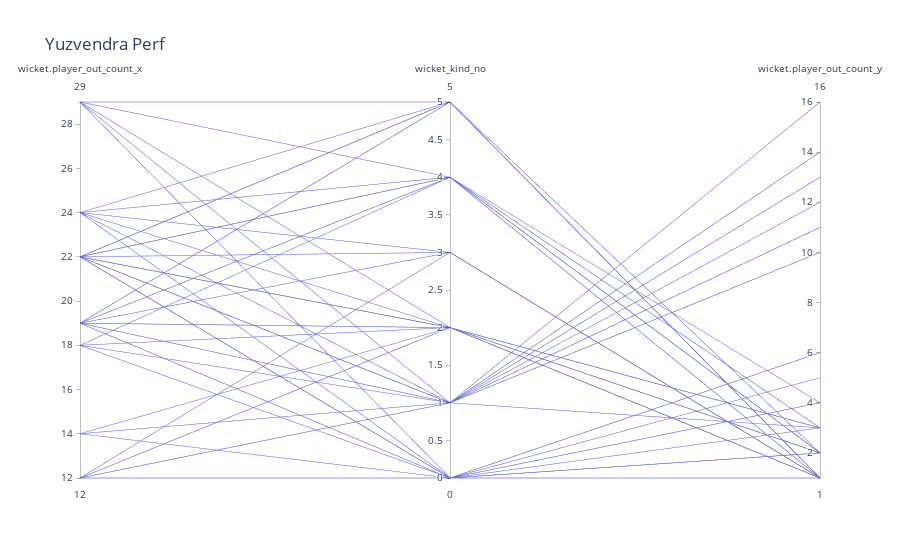

Notebook cell for this chart:
### Code cell
label = {'0':'bowled','1':'caught','2':'stumped','3':'caught and bowled','4':'stumped','5':'lbw'}
print(label)
parallelplot(ys_chahal,columns=[ys_chahal['wicket.player_out_count_x'],ys_chahal['wicket_kind_no'],ys_chahal['wicket.player_out_count_y']],labels=label,title="Yuzvendra Perf")

### Figure 1 — Plotly figure (JSON) as saved in the notebook; plotly's stock layout.template omitted (floating-point values rounded to 4 significant figures)
{"data": [{"dimensions": [{"label": "wicket.player_out_count_x", "values": [12, 12, 12, 24, 24, 24, 24, 24, 24, 22, 22, 22, 22, 22, 14, 14, 14, 12, 12, 12, 12, 18, 18, 18, 18, 22, 22, 22, 22, 22, 22, 19, 19, 19, 19, 19, 29, 29, 29, 29, 29, 22, 22, 22, 22, 22, 19, 19, 19, 19, 19, 19]}, {"label": "wicket_kind_no", "values": [0, 1, 2, 0, 1, 3, 4, 5, 2, 0, 1, 4, 5, 2, 0, 1, 2, 0, 1, 3, 2, 0, 1, 4, 2, 0, 1, 3, 4, 5, 2, 0, 1, 4, 5, 2, 0, 1, 4, 5, 2, 0, 1, 4, 5, 2, 0, 1, 3, 4, 5, 2]}, {"label": "wicket.player_out_count_y", "values": [1, 10, 1, 4, 14, 1, 1, 1, 3, 2, 14, 2, 1, 3, 2, 11, 1, 6, 3, 1, 2, 4, 10, 2, 2, 6, 12, 1, 1, 1, 1, 3, 11, 3, 1, 1, 5, 16, 4, 2, 2, 2, 13, 3, 1, 3, 1, 13, 1, 2, 1, 1]}], "domain": {"x": [0, 1], "y": [0, 1]}, "name": "", "type": "parcoords"}], "layout": {"legend": {"tracegroupgap": 0}, "title": {"text": "Yuzvendra Perf"}}}
